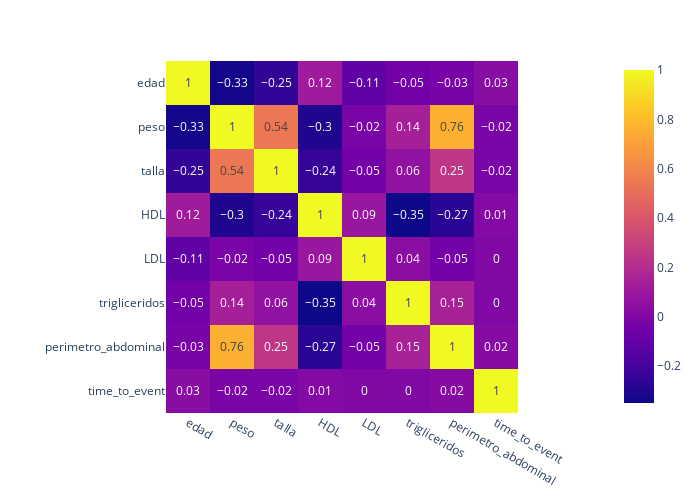

Notebook source saved alongside this figure:
### Code cell
print('Matriz de correlaciones')
px.imshow(np.round(df_numerico.corr(),2), text_auto=True, height=500, width=700)

### Figure 1 — Plotly figure (JSON) as saved in the notebook; plotly's stock layout.template omitted (floating-point values rounded to 4 significant figures)
{"data": [{"coloraxis": "coloraxis", "hovertemplate": "x: %{x}<br>y: %{y}<br>color: %{z}<extra></extra>", "name": "0", "texttemplate": "%{z}", "type": "heatmap", "x": ["edad", "peso", "talla", "HDL", "LDL", "trigliceridos", "perimetro_abdominal", "time_to_event"], "xaxis": "x", "y": ["edad", "peso", "talla", "HDL", "LDL", "trigliceridos", "perimetro_abdominal", "time_to_event"], "yaxis": "y", "z": [[1, -0.33, -0.25, 0.12, -0.11, -0.05, -0.03, 0.03], [-0.33, 1, 0.54, -0.3, -0.02, 0.14, 0.76, -0.02], [-0.25, 0.54, 1, -0.24, -0.05, 0.06, 0.25, -0.02], [0.12, -0.3, -0.24, 1, 0.09, -0.35, -0.27, 0.01], [-0.11, -0.02, -0.05, 0.09, 1, 0.04, -0.05, 0], [-0.05, 0.14, 0.06, -0.35, 0.04, 1, 0.15, 0], [-0.03, 0.76, 0.25, -0.27, -0.05, 0.15, 1, 0.02], [0.03, -0.02, -0.02, 0.01, 0, 0, 0.02, 1]]}], "layout": {"coloraxis": {"colorscale": [[0, "#0d0887"], [0.1111, "#46039f"], [0.2222, "#7201a8"], [0.3333, "#9c179e"], [0.4444, "#bd3786"], [0.5556, "#d8576b"], [0.6667, "#ed7953"], [0.7778, "#fb9f3a"], [0.8889, "#fdca26"], [1, "#f0f921"]]}, "height": 500, "margin": {"t": 60}, "width": 700, "xaxis": {"anchor": "y", "constrain": "domain", "domain": [0, 1], "scaleanchor": "y"}, "yaxis": {"anchor": "x", "autorange": "reversed", "constrain": "domain", "domain": [0, 1]}}}
